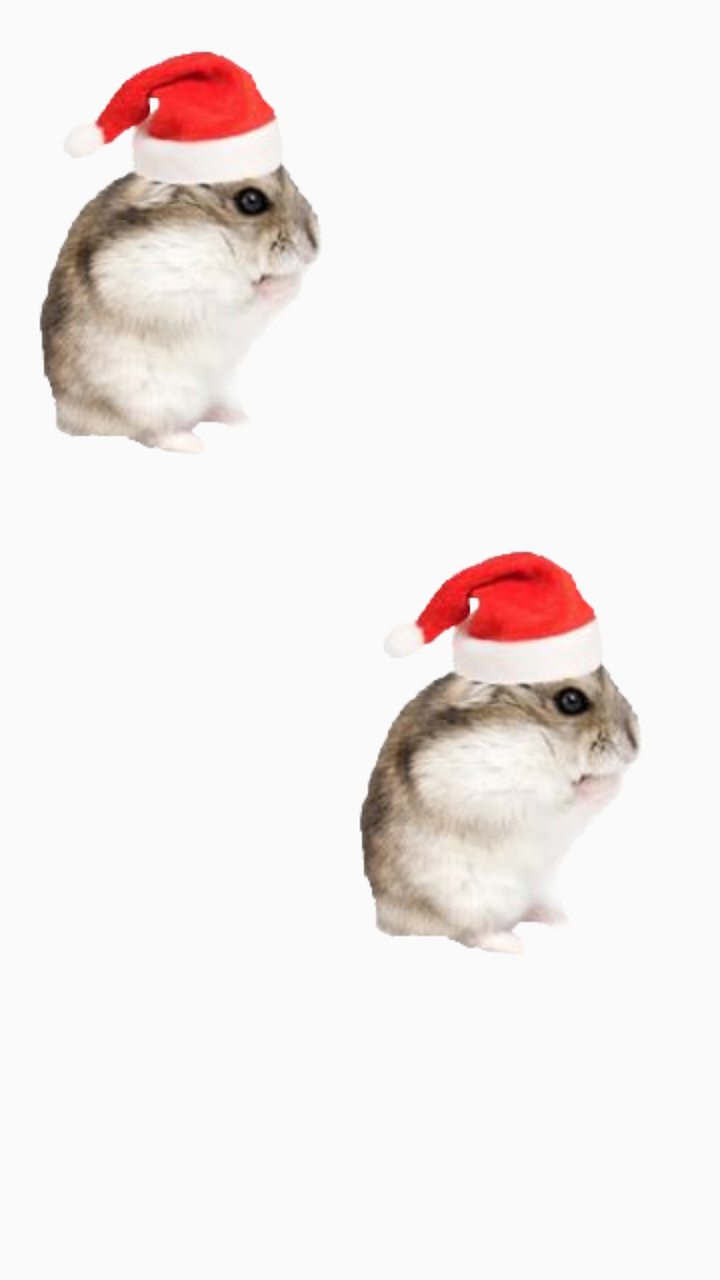
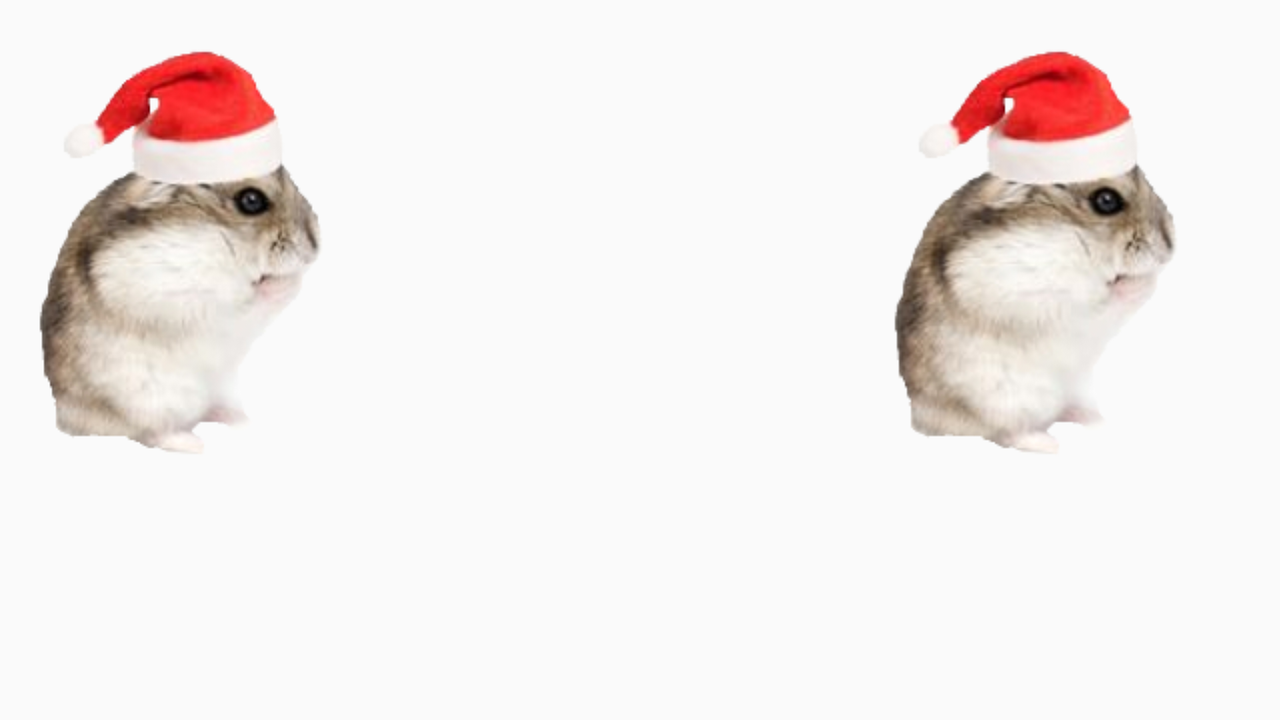

Compare how this app lays out the same screen by default and in its alternative resource folder. The renders come first, then the two layout files and the values they reference.
<!-- AndroidManifest.xml: application theme AppTheme -->
<!-- res/layout/image_fragment.xml -->
<?xml version="1.0" encoding="utf-8"?>
<LinearLayout xmlns:android="http://schemas.android.com/apk/res/android"
    android:layout_width="match_parent"
    android:layout_height="match_parent"
    android:orientation="vertical" >

    <ImageView
        android:id="@+id/imageView1"
        android:layout_width="wrap_content"
        android:layout_height="wrap_content"
        android:src="@drawable/hamster" />

    <ImageView
        android:id="@+id/imageView2"
        android:layout_gravity="bottom|right"
        android:layout_width="wrap_content"
        android:layout_height="wrap_content"
        android:src="@drawable/hamster" />


</LinearLayout>
<!-- resources referenced by this layout -->
<resources>
  <!-- drawable hamster: png bitmap (drawable, 46244 bytes) -->
  <style name="AppTheme" parent="Theme.AppCompat.Light.DarkActionBar">
          
          <item name="colorPrimary">@color/colorPrimary</item>
          <item name="colorPrimaryDark">@color/colorPrimaryDark</item>
          <item name="colorAccent">@color/colorAccent</item>
      </style>
  <color name="colorPrimary">#008577</color>
  <color name="colorPrimaryDark">#00574B</color>
  <color name="colorAccent">#D81B60</color>
</resources>
<!-- res/layout-land/image_fragment.xml (the repository's variant of the layout above) -->
<!-- drawn on the phone turned sideways -->
<?xml version="1.0" encoding="utf-8"?>
<LinearLayout xmlns:android="http://schemas.android.com/apk/res/android"
    android:layout_width="match_parent"
    android:layout_height="match_parent">

    <ImageView
        android:id="@+id/imageView1"
        android:layout_width="wrap_content"
        android:layout_height="wrap_content"
        android:src="@drawable/hamster" />

    <Space
        android:layout_width="wrap_content"
        android:layout_height="wrap_content"
        android:layout_weight="1" />

    <ImageView
        android:id="@+id/imageView2"
        android:layout_width="225dp"
        android:layout_height="wrap_content"
        android:layout_gravity="right"
        android:src="@drawable/hamster" />


</LinearLayout>
